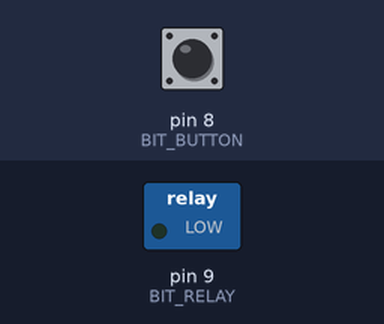
Bench run of a sketch on a simulated Arduino Mega 2560, built with avr-gcc and run on an emulated ATmega2560. Shown: switched loads named in the sketch (green lamp = pin HIGH). Inputs (shaded band) come from the test bench; at power-on: pin 8 (BIT_BUTTON) HIGH.

Above: at 1.2 s.
1.3 s: pin 8 (BIT_BUTTON) pulled LOW for 0.15 s
At 1.37 s:
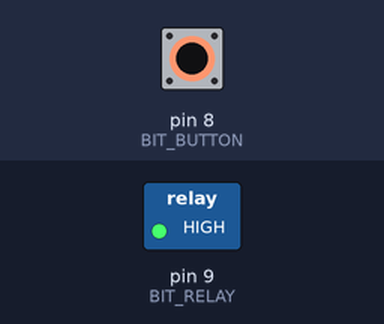
2.9 s: pin 8 (BIT_BUTTON) pulled LOW for 3.2 s
At 7.3 s:
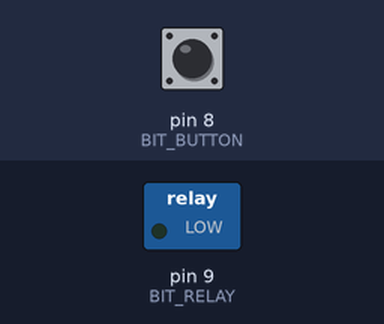
Timing chart, 0 to 8.8 s (numbered marks = the images above; inputs shaded):
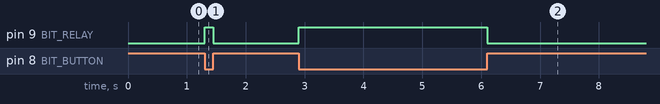

Measured:
- after the input at 1.3 s, pin 9 (BIT_RELAY): LOW → HIGH at once, → LOW 0.15 s later
- after the input at 2.9 s, pin 9 (BIT_RELAY): LOW → HIGH at once, → LOW 3.2 s later

The sketch:

Part_D.ino
```cpp
/*
// Pin 8 on uno is PB0
#define REG_DDR_BUTTON DDRB
#define REG_PORT_BUTTON PORTB
#define REG_PIN_BUTTON PINB
#define BIT_BUTTON 0

// Pin 9 on uno is PB1
#define REG_DDR_RELAY DDRB
#define REG_PORT_RELAY PORTB
#define REG_PIN_RELAY PINB
#define BIT_RELAY 1
*/

// Pin 8 on Mega2560 is PH5
#define REG_DDR_BUTTON DDRH
#define REG_PORT_BUTTON PORTH
#define REG_PIN_BUTTON PINH
#define BIT_BUTTON 5

// Pin 9 on Mega2560 is PH6
#define REG_DDR_RELAY DDRH
#define REG_PORT_RELAY PORTH
#define REG_PIN_RELAY PINH
#define BIT_RELAY 6

void setup()
{
  REG_DDR_RELAY |= _BV(BIT_RELAY);

  REG_DDR_BUTTON &= ~_BV(BIT_BUTTON);
  REG_PORT_BUTTON |= _BV(BIT_BUTTON);
}

void loop()
{
  if (bit_is_clear(REG_PIN_BUTTON, BIT_BUTTON)) {
    REG_PORT_RELAY |= _BV(BIT_RELAY);
  }
  else {
    REG_PORT_RELAY &= ~_BV(BIT_RELAY);
  }

  delay(10); // Delay a little bit to improve simulation performance
}
```
